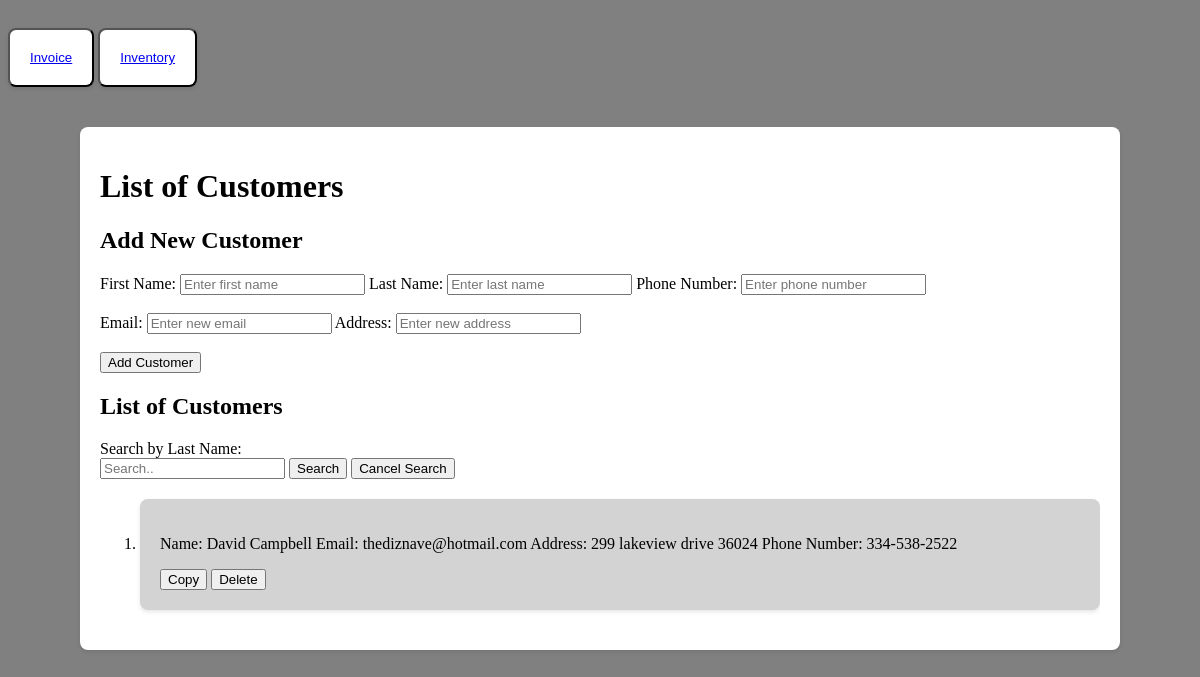
The page /customers on the database as committed earlier.
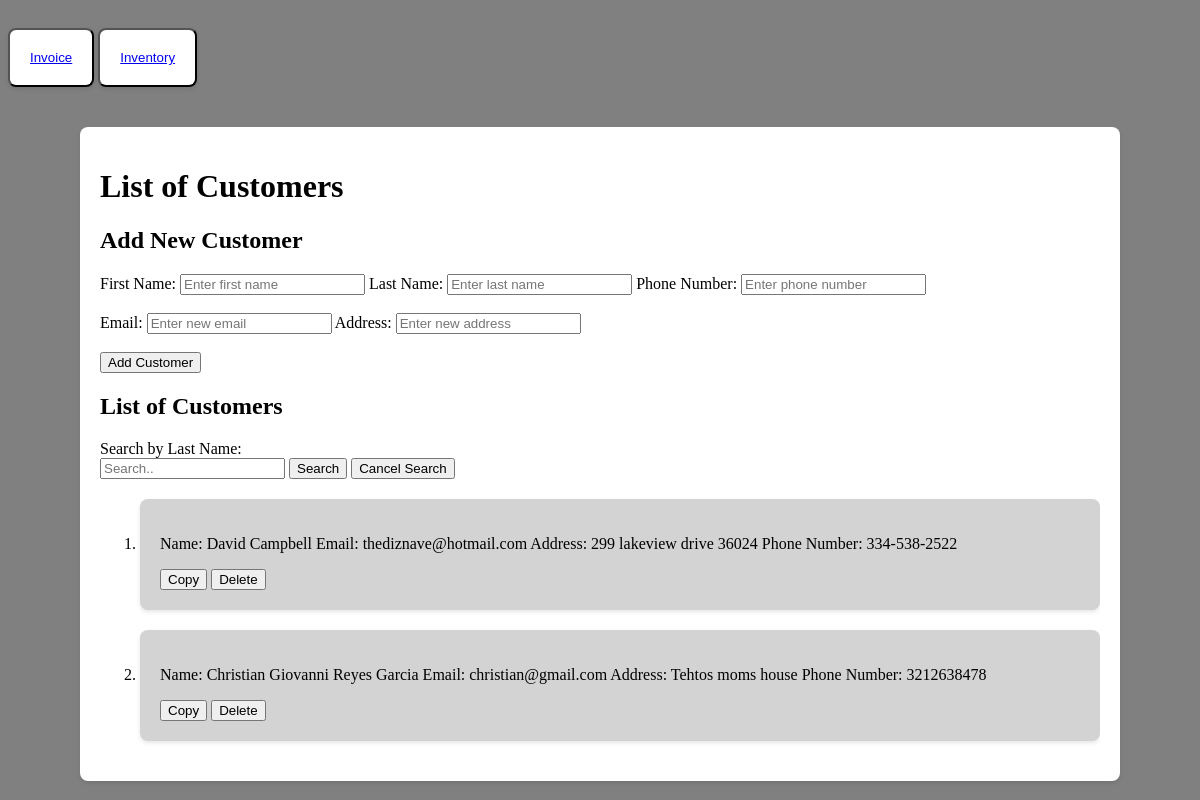
The same page on the database as committed later.
### app.py (models this page shows, shortened)
class Customer(db.Model):
    id = db.Column(db.Integer, primary_key=True)
    first_name = db.Column(db.String(100), nullable=False)
    last_name = db.Column(db.String(100), nullable=False)
    email_address = db.Column(db.String(100), nullable=False)
    address = db.Column(db.String(100), nullable=False)
    phone_number = db.Column(db.String(20), nullable=False)

### app.py (the view)
@app.route('/customers')
def list_customers():
    customers = Customer.query.all()
    return render_template('customers.html', customers=customers)

### templates/customers.html (shortened to what this page needs)
<!DOCTYPE html>
<html lang="en">
<head>
    <link rel="stylesheet" href="{{ url_for('static', filename='css/customers.css')}}">
</head>
<body>
    <div class="navbar">
        <button id="nav"><a href='/'>Invoice</a></button>
        <button id="nav"><a href='inventory'>Inventory</a></button>
    </div>
    <div class="paper">
    <header>
        <h1>List of Customers</h1>
    </header>
    <main>
        <h2>Add New Customer</h2>
        <form action="{{ url_for('add_customer') }}" method="post">
            <label for="new_firstname">First Name:</label>
            <input type="text" id="new_firstname" name="new_firstname" placeholder="Enter first name">
            <label for="new_lastname">Last Name:</label>
            <input type="text" id="new_lastname" name="new_lastname" placeholder="Enter last name">
            <label for="new_phonenumber">Phone Number:</label>
            <input type="text" id="new_phonenumber" name="new_phonenumber" placeholder="Enter phone number"><br><br>
            <label for="new_email_address">Email:</label>
            <input type="text" id="new_email_address" name="new_email_address" placeholder="Enter new email">
            <label for="new_address">Address:</label>
            <input type="text" id="new_address" name="new_address" placeholder="Enter new address"><br><br>
            <button type="submit">Add Customer</button>
        </form>
        <h2>List of Customers</h2>
        <div class="customer-list-container">
            <form action="/search_customers" method="GET">
                <label for="search_lastname">Search by Last Name:</label><br>
                <input type="text" id="search_lastname" name="search_lastname" placeholder="Search..">
                <input type="submit" value="Search">
                <a href="/customers"><button type="button">Cancel Search</button></a>
            </form>
            <ol>
                {% for customer in customers %}
                <li class="customer_list">
                    <p>Name: {{ customer.first_name }} {{ customer.last_name }} Email: {{ customer.email_address }} Address: {{ customer.address }} Phone Number: {{ customer.phone_number }}</p>
                    <form action="{{ url_for('main_page') }}" method="post" style="display: inline;">
                        <button type="submit">Copy</button>
                    </form>
                    <form action="{{ url_for('delete_customer', customer_id=customer.id) }}" method="post" style="display: inline;">
                        <button type="submit">Delete</button>
                    </form>
                </li>
                {% endfor %}
            </ol>
        </div>
    </main>
</div>
</body>
</html>

### static/css/customers.css (style rules this page uses)
.paper { background-color: #fff; box-shadow: 0 2px 4px rgba(0, 0, 0, 0.1); border-radius: 8px; padding: 20px; margin: 20px auto; max-width: 1000px; }
body { background-color: grey; }
.customer_list { background-color: lightgrey; box-shadow: 0 2px 4px rgba(0, 0, 0, 0.1); border-radius: 8px; padding: 20px; margin: 20px auto; max-width: 1000px; }
.customer-list-container { max-height: 1000px; overflow-y: auto; }
#nav { background-color: #fff; box-shadow: 0 2px 4px rgba(0, 0, 0, 0.1); border-radius: 8px; padding: 20px; margin: 20px auto; max-width: 1000px; }

Rows that differ between the two databases and show on the page:
added Customer: first_name "Christian", last_name "Giovanni Reyes Garcia", email_address "christian@gmail.com", address "Tehtos moms house", phone_number "3212638478"
